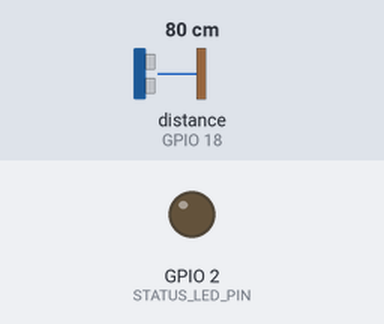
Simulated run of this sketch. Board: ESP32. Shown: output pins drawn as LEDs (lit = HIGH). Wiring (inferred from the names in the program): ultrasonic range finder: trigger GPIO 5; echo GPIO 18. Inputs (shaded band) come from the test bench; at power-on: distance to the obstacle (sensor on GPIO 18) 80 cm. The echo pulse lasts 58.3 µs per cm; WiFi joins after 1.5 s; servers stay silent unless stated; uploads are accepted with an empty reply; pins used as bus, display or sensor lines are not drawn; what the sketch prints to the serial monitor is not drawn.

Above: at 0.0 s.
At 3.8 s:
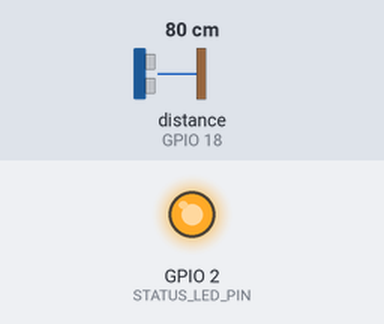
3.9 s: distance to the obstacle (sensor on GPIO 18) set to 250 cm
Timing chart, 0 to 6.9 s (numbered marks = the images above; inputs shaded):
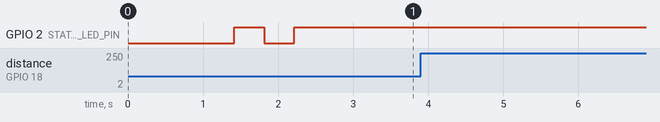

The sketch:

binpulse_yard_node.ino
```cpp
/**
 * BinPulse Central Yard Entrance Telemetry Node
 * Project: INFINIX'26 Smart Waste Collection Network (SDG 11)
 *
 * Board: ESP32-S3 Dev Module or ESP32
 * Sensor: HC-SR04 Ultrasonic Sensor mounted at yard entrance
 * Role: Non-contact presence detection, dwell timing, and load estimation
 */

#include <WiFi.h>
#include <HTTPClient.h>
#include <esp_task_wdt.h>
#include "config.h"

// Watchdog timeout in seconds
#define WDT_TIMEOUT_SECONDS 10

// Speed of sound in cm/us adjusted for ambient temperature
// v = (331.3 + 0.606 * T) m/s = (331.3 + 0.606 * T) * 0.0001 cm/us
const float SPEED_OF_SOUND_CM_US = (331.3 + 0.606 * AMBIENT_TEMP_C) * 0.0001;

// Ring buffer entry for offline storage
struct TelemetryRecord {
  float distanceCm;
  long timestampSec;
};

TelemetryRecord offlineBuffer[OFFLINE_BUFFER_CAPACITY];
int bufferHead = 0;
int bufferCount = 0;

// State Machine Variables
bool isTruckPresent = false;
int consecutivePresentCount = 0;
int consecutiveAbsentCount = 0;
unsigned long arrivalTimestamp = 0;
unsigned long lastSendMillis = 0;

// =============================================================================
// ULTRASONIC SENSOR FILTERING
// =============================================================================

// Single ultrasonic pulse measurement with timeout (30,000 us = ~5m max distance)
float readDistanceOnce() {
  digitalWrite(TRIG_PIN, LOW);
  delayMicroseconds(3);
  digitalWrite(TRIG_PIN, HIGH);
  delayMicroseconds(10);
  digitalWrite(TRIG_PIN, LOW);

  unsigned long pulseDurationUs = pulseIn(ECHO_PIN, HIGH, 30000);
  if (pulseDurationUs == 0) {
    return -1.0; // Out of range or echo lost
  }

  // Distance in cm = (time * speed) / 2
  float distanceCm = (pulseDurationUs * SPEED_OF_SOUND_CM_US) / 2.0;

  // HC-SR04 valid measurement range: 2 cm to 400 cm
  if (distanceCm < 2.0 || distanceCm > 400.0) {
    return -1.0;
  }
  return distanceCm;
}

// Median-of-7 filter to reject spurious reflections, dust, and electrical noise
float readFilteredDistance() {
  const int NUM_SAMPLES = 7;
  float samples[NUM_SAMPLES];
  int validCount = 0;

  for (int i = 0; i < NUM_SAMPLES; i++) {
    float dist = readDistanceOnce();
    if (dist > 0) {
      samples[validCount++] = dist;
    }
    delay(25);
  }

  if (validCount < 3) {
    return -1.0; // Inconclusive reading
  }

  // Sort valid samples (bubble sort for small N)
  for (int i = 0; i < validCount - 1; i++) {
    for (int j = i + 1; j < validCount; j++) {
      if (samples[j] < samples[i]) {
        float temp = samples[i];
        samples[i] = samples[j];
        samples[j] = temp;
      }
    }
  }

  // Return median
  return samples[validCount / 2];
}

// =============================================================================
// WI-FI & HTTP TELEMETRY TRANSMISSION
// =============================================================================

void connectToWiFi() {
  if (WiFi.status() == WL_CONNECTED) return;

  WiFi.mode(WIFI_STA);
  WiFi.begin(WIFI_SSID, WIFI_PASS);
  Serial.print("[WiFi] Connecting to '");
  Serial.print(WIFI_SSID);
  Serial.print("'");

  unsigned long start = millis();
  while (WiFi.status() != WL_CONNECTED && (millis() - start < 15000)) {
    delay(400);
    Serial.print(".");
    if (STATUS_LED_PIN >= 0) {
      digitalWrite(STATUS_LED_PIN, !digitalRead(STATUS_LED_PIN)); // Flash LED during connect
    }
  }

  if (WiFi.status() == WL_CONNECTED) {
    Serial.println("\n[WiFi] Connected! IP: " + WiFi.localIP().toString());
    if (STATUS_LED_PIN >= 0) digitalWrite(STATUS_LED_PIN, HIGH);
  } else {
    Serial.println("\n[WiFi] Failed to connect, will buffer telemetry offline.");
    if (STATUS_LED_PIN >= 0) digitalWrite(STATUS_LED_PIN, LOW);
  }
}

// Send HTTP POST telemetry to BinPulse backend
bool postTelemetry(float distanceCm, const char* event = "ping", int dwellS = 0) {
  if (WiFi.status() != WL_CONNECTED) {
    connectToWiFi();
    if (WiFi.status() != WL_CONNECTED) return false;
  }

  HTTPClient http;
  http.begin(SERVER_URL);
  http.addHeader("Content-Type", "application/json");
  http.addHeader("x-api-key", DEVICE_API_KEY);

  // Construct JSON payload
  String body = "{";
  body += "\"device_id\":\"" + String(DEVICE_ID) + "\",";
  body += "\"distance_cm\":" + String(distanceCm, 1) + ",";
  body += "\"raw_distance_cm\":" + String(distanceCm, 1) + ",";
  body += "\"rssi\":" + String(WiFi.RSSI()) + ",";
  body += "\"uptime_s\":" + String(millis() / 1000) + ",";
  body += "\"dwell_s\":" + String(dwellS) + ",";
  body += "\"event\":\"" + String(event) + "\"";
  body += "}";

  int httpCode = http.POST(body);
  bool success = (httpCode >= 200 && httpCode < 300);

  if (success) {
    Serial.println("[HTTP 200] Telemetry sent: " + String(distanceCm, 1) + " cm (" + String(event) + ")");
  } else {
    Serial.println("[HTTP ERROR " + String(httpCode) + "] Failed to send payload");
  }

  http.end();
  return success;
}

// Store reading into ring buffer if server is unreachable
void bufferOffline(float distanceCm) {
  offlineBuffer[bufferHead].distanceCm = distanceCm;
  offlineBuffer[bufferHead].timestampSec = millis() / 1000;
  bufferHead = (bufferHead + 1) % OFFLINE_BUFFER_CAPACITY;
  if (bufferCount < OFFLINE_BUFFER_CAPACITY) bufferCount++;
  Serial.println("[BUFFER] Stored offline reading. Buffered count: " + String(bufferCount));
}

// Flush ring buffer when connection returns
void flushOfflineBuffer() {
  if (bufferCount == 0 || WiFi.status() != WL_CONNECTED) return;

  Serial.println("[BUFFER] Flushing " + String(bufferCount) + " offline records...");
  int startIndex = (bufferHead - bufferCount + OFFLINE_BUFFER_CAPACITY) % OFFLINE_BUFFER_CAPACITY;
  int sentCount = 0;

  for (int i = 0; i < bufferCount; i++) {
    int idx = (startIndex + i) % OFFLINE_BUFFER_CAPACITY;
    if (!postTelemetry(offlineBuffer[idx].distanceCm, "buffered_flush")) {
      break; // Keep this and later records queued for the next successful connection.
    }
    sentCount++;
    delay(50);
  }
  bufferCount -= sentCount;
  if (bufferCount > 0) {
    Serial.println("[BUFFER] Retained " + String(bufferCount) + " records after interrupted flush.");
  }
}

// =============================================================================
// SETUP & MAIN LOOP
// =============================================================================

void setup() {
  Serial.begin(115200);
  delay(1000);

  Serial.println("\n=======================================================");
  Serial.println("  BinPulse Central Yard Entrance Telemetry Node v" + String(FIRMWARE_VER));
  Serial.println("  SDG 11: Sustainable Waste Collection Network");
  Serial.println("=======================================================");

  pinMode(TRIG_PIN, OUTPUT);
  pinMode(ECHO_PIN, INPUT);
  if (STATUS_LED_PIN >= 0) pinMode(STATUS_LED_PIN, OUTPUT);

  // Initial sensor pin stabilization
  digitalWrite(TRIG_PIN, LOW);

  connectToWiFi();

  // Watchdog initialization for unattended 24/7 reliability
#if ESP_ARDUINO_VERSION >= ESP_ARDUINO_VERSION_VAL(3, 0, 0)
  esp_task_wdt_config_t wdt_config = {
    .timeout_ms = WDT_TIMEOUT_SECONDS * 1000,
    .idle_core_mask = 0,
    .trigger_panic = true
  };
  esp_task_wdt_init(&wdt_config);
#else
  esp_task_wdt_init(WDT_TIMEOUT_SECONDS, true);
#endif
  esp_task_wdt_add(NULL);
}

void loop() {
  // Feed hardware watchdog timer
  esp_task_wdt_reset();

  // Read filtered ultrasonic distance
  float distanceCm = readFilteredDistance();

  if (distanceCm < 0) {
    Serial.println("[SENSOR WARNING] Out of range or no echo. Check alignment & voltage divider.");
    delay(500);
    return;
  }

  unsigned long now = millis();

  // State Machine: Debounced Presence Detection (Hysteresis)
  bool isCurrentlyBelowThreshold = (distanceCm <= TRUCK_PRESENT_THRESHOLD_CM);
  const char* eventType = "ping";
  int dwellS = 0;

  if (isCurrentlyBelowThreshold) {
    consecutivePresentCount++;
    consecutiveAbsentCount = 0;

    if (!isTruckPresent && consecutivePresentCount >= DEBOUNCE_CONSECUTIVE_SAMPLES) {
      isTruckPresent = true;
      arrivalTimestamp = now;
      eventType = "arrival";
      Serial.println("\n>>> [EVENT] Truck Arrived at Yard Entrance! (Distance: " + String(distanceCm, 1) + " cm) <<<");
    }
  } else {
    consecutiveAbsentCount++;
    consecutivePresentCount = 0;

    if (isTruckPresent && consecutiveAbsentCount >= DEBOUNCE_CONSECUTIVE_SAMPLES) {
      isTruckPresent = false;
      dwellS = (now - arrivalTimestamp) / 1000;
      eventType = "departure";
      Serial.println("\n<<< [EVENT] Truck Departed Yard! Total Dwell: " + String(dwellS) + " seconds >>>\n");
    }
  }

  // Calculate dwell time if truck is currently stationed
  if (isTruckPresent) {
    dwellS = (now - arrivalTimestamp) / 1000;
  }

  // Send periodic telemetry or immediate state change events
  if ((now - lastSendMillis >= SEND_INTERVAL_MS) || strcmp(eventType, "arrival") == 0 || strcmp(eventType, "departure") == 0) {
    lastSendMillis = now;

    bool sent = postTelemetry(distanceCm, eventType, dwellS);
    if (!sent) {
      bufferOffline(distanceCm);
    } else {
      flushOfflineBuffer();
    }
  }

  delay(200);
}
```

config.h
```cpp
/**
 * BinPulse Central Yard Entrance Node - Configuration Header
 * Board: ESP32-S3 Dev Module (Illuminen ESP DEV V1.1) or standard ESP32 Dev Module
 * Sensor: HC-SR04 Ultrasonic Sensor (or JSN-SR04T waterproof module)
 */

#ifndef BINPULSE_CONFIG_H
#define BINPULSE_CONFIG_H

// =============================================================================
// 1. NETWORK & BACKEND CONNECTION (EDIT THESE FOR YOUR LAPTOP / HOTSPOT)
// =============================================================================
const char* WIFI_SSID     = "YOUR_2_4_GHZ_WIFI_NAME";
const char* WIFI_PASS     = "YOUR_WIFI_PASSWORD";

// Server URL: Laptop IP on WiFi (verified via ipconfig)
// Port 5000 is the BinPulse consolidated Express backend
const char* SERVER_URL    = "http://YOUR_COMPUTER_LAN_IP:5000/api/device/readings";

// Device Security API Key (matches DEVICE_API_KEY in backend .env)
const char* DEVICE_API_KEY = "binpulse_secret_key_2026";
const char* DEVICE_ID      = "ESP32_YARD_01";
const char* FIRMWARE_VER   = "2.0.0";

// =============================================================================
// 2. PIN CONFIGURATION (ESP32-S3 Illuminen Dev Board or Standard ESP32)
// =============================================================================
// ESP32-S3 Default: J1 Header TX = GPIO 43, RX = GPIO 44
// Standard ESP32 Default: TRIG = GPIO 5, ECHO = GPIO 18
#if CONFIG_IDF_TARGET_ESP32S3
  const int TRIG_PIN = 43; // Trigger pulse output
  const int ECHO_PIN = 44; // Echo pulse input (via 1k/2k divider if sensor on 5V!)
  const int STATUS_LED_PIN = 2; // Onboard LED or external indicator (-1 = none)
#else
  const int TRIG_PIN = 5;  // Standard ESP32 Trigger
  const int ECHO_PIN = 18; // Standard ESP32 Echo (via 1k/2k divider!)
  const int STATUS_LED_PIN = 2;
#endif

// =============================================================================
// 3. PHYSICAL CALIBRATION & TIMING THRESHOLDS
// =============================================================================
// Sensor height from ground / empty driveway level in cm
const float SENSOR_MOUNT_HEIGHT_CM     = 250.0;

// Threshold below which truck presence is detected (overhead to truck roof/bed)
const float TRUCK_PRESENT_THRESHOLD_CM = 180.0;

// Empty truck bed level from sensor in cm
const float TRUCK_BED_EMPTY_DISTANCE_CM = 180.0;

// Number of consecutive samples required to confirm arrival or departure (hysteresis)
const int DEBOUNCE_CONSECUTIVE_SAMPLES = 3;

// Telemetry transmit interval in milliseconds
const unsigned long SEND_INTERVAL_MS   = 2000;

// Offline Ring Buffer Capacity (stores readings during temporary Wi-Fi drops)
const int OFFLINE_BUFFER_CAPACITY      = 50;

// Ambient temperature for speed of sound compensation (Speed = 331.3 + 0.606 * T)
const float AMBIENT_TEMP_C             = 28.0;

#endif // BINPULSE_CONFIG_H
```

Measured:
- after the input at 3.9 s, every drawn part: stays the same
